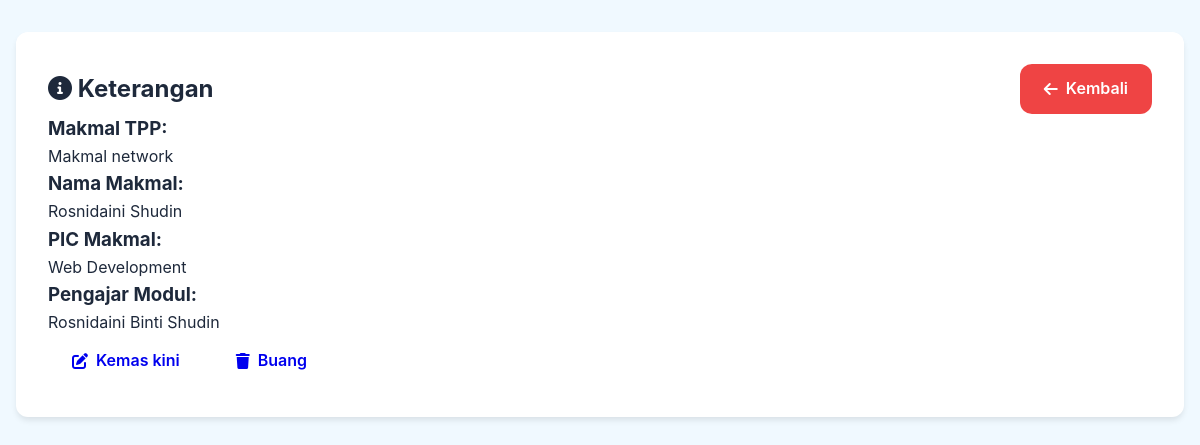
Screenshot of /view.php?id=2 with the database file from the repository.
### tables this page shows
CREATE TABLE IF NOT EXISTS `makmal_tpp` (
  `id` int NOT NULL AUTO_INCREMENT,
  `namamakmal` varchar(255) NOT NULL,
  `picmakmal` varchar(255) NOT NULL,
  `modul` varchar(255) NOT NULL,
  `pengajarmodul` varchar(255) NOT NULL,
  PRIMARY KEY (`id`)
);

### view.php (the view, shortened to what this page needs)
<?php
require_once 'config/database.php';
if (isset($_GET['id'])) {
    $id = $_GET['id'];
    $query = "SELECT * FROM makmal_tpp WHERE id = $id";
    $result = mysqli_query($conn, $query);
    $row = mysqli_fetch_assoc($result);
}
?>
<!DOCTYPE html>
<html>
<head>
    <link rel="stylesheet" href="css/style.css">
    <link rel="stylesheet" href="https://cdnjs.cloudflare.com/ajax/libs/font-awesome/6.0.0/css/all.min.css">
</head>
<body>
    <div class="container">
        <div class="card fade-in">
            <div style="display: flex; justify-content: space-between; align-items: center;">
                <h2><i class="fas fa-info-circle"></i> Keterangan</h2>
                <a href="index.php" class="btn btn-secondary">
                    <i class="fas fa-arrow-left"></i> Kembali
                </a>
            </div>
            <div class="info-section">
                <div class="info-group">
                    <h3>Makmal TPP:</h3>
                    <p><?php echo $row['namamakmal']; ?></p>
                </div>
                <div class="info-group">
                    <h3>Nama Makmal:</h3>
                    <p><?php echo $row['picmakmal']; ?></p>
                </div>
                <div class="info-group">
                    <h3>PIC Makmal:</h3>
                    <p><?php echo $row['modul']; ?></p>
                </div>
                <div class="info-group">
                    <h3>Pengajar Modul:</h3>
                    <p><?php echo $row['pengajarmodul']; ?></p>
                </div>
                <div class="action-buttons">
                    <a href="edit.php?id=<?php echo $row['id']; ?>" class="btn btn-warning">
                        <i class="fas fa-edit"></i> Kemas kini
                    </a>
                    <a href="delete.php?id=<?php echo $row['id']; ?>" class="btn btn-danger"
                       onclick="return confirm('Adakah anda pasti untuk membuang rekod ini?')">
                        <i class="fas fa-trash"></i> Buang
                    </a>
                </div>
            </div>
        </div>
    </div>
</body>
</html>

### css/style.css (style rules this page uses)
:root { --primary-color: #2563eb; --secondary-color: #1e40af; --background-color: #f0f9ff; --card-background: #ffffff; --text-color: #1e293b; --border-radius: 0.75rem; --transition: all 0.3s ease; }
* { margin: 0; padding: 0; box-sizing: border-box; font-family: 'Inter', system-ui, -apple-system, sans-serif; }
body { background-color: var(--background-color); color: var(--text-color); line-height: 1.6; }
.container { max-width: 1200px; margin: 2rem auto; padding: 0 1rem; }
.card { background: var(--card-background); border-radius: var(--border-radius); box-shadow: 0 4px 6px -1px rgb(0 0 0 / 0.1); padding: 2rem; margin-bottom: 2rem; }
.btn { display: inline-flex; align-items: center; gap: 0.5rem; padding: 0.75rem 1.5rem; border-radius: var(--border-radius); font-weight: 600; text-decoration: none; transition: var(--transition); border: none; cursor: pointer; }
.btn-secondary { background-color: #ef4444; color: white; }
.action-buttons { display: flex; gap: 0.5rem; }
.fade-in { animation: fadeIn 0.3s ease-out forwards; }

### rows the page displays
makmal_tpp: namamakmal "Makmal network", picmakmal "Rosnidaini Shudin", modul "Web Development", pengajarmodul "Rosnidaini Binti Shudin"
